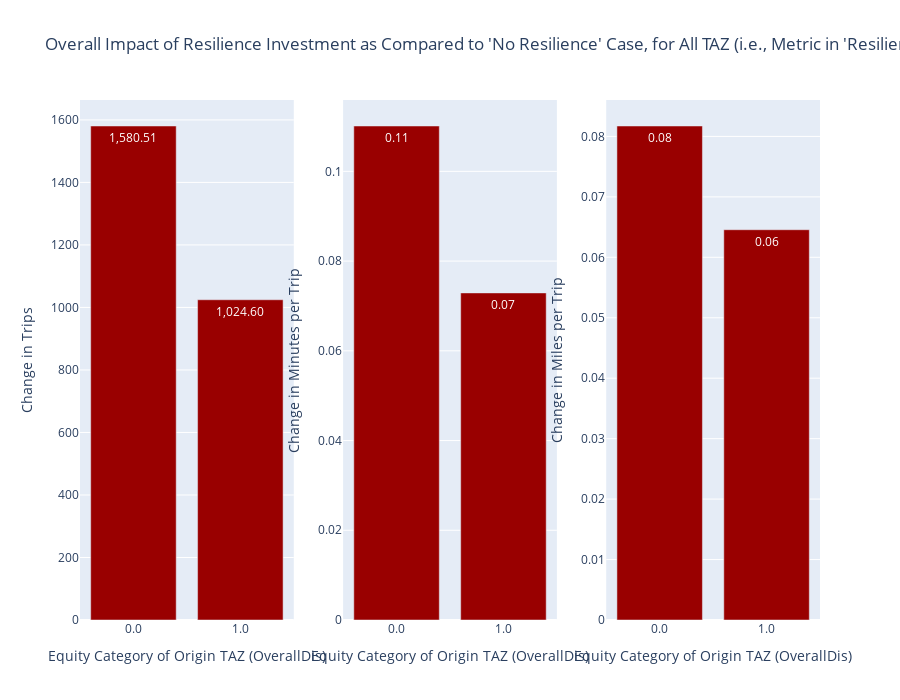

Notebook code cell kept with this figure:
### Markdown cell above
### Question 3: What is the projected impact of the resilience investment for this category?
##### Question 3A: What was the absolute impact (change in metric) across all TAZ?
- Variables: Overall impact of resilience investment on metrics (i.e., magnitude in the "resilience" case minus magnitude in the "no resilience" case)
    - `trips_delta_absolute`
    - `minutespertrip_delta_absolute`
    - `milespertrip_delta_absolute`

### Code cell
makebarcharts("delta_absolute")

### Figure 1 — Plotly figure (JSON) as saved in the notebook; plotly's stock layout.template omitted (floating-point values rounded to 4 significant figures)
{"data": [{"hovertemplate": "Equity Category of Origin TAZ (OverallDis): %{x:.1f}<br>Change in Trips: %{y:,.5}<br><extra></extra>", "marker": {"color": "#990000"}, "text": ["1,580.51", "1,024.60"], "type": "bar", "x": ["0.0", "1.0"], "xaxis": "x", "y": [1581.0, 1025.0], "yaxis": "y"}, {"hovertemplate": "Equity Category of Origin TAZ (OverallDis): %{x:.1f}<br>Change in Minutes per Trip: %{y:,.5}<br><extra></extra>", "marker": {"color": "#990000"}, "text": ["0.11", "0.07"], "type": "bar", "x": ["0.0", "1.0"], "xaxis": "x2", "y": [0.1101, 0.07291], "yaxis": "y2"}, {"hovertemplate": "Equity Category of Origin TAZ (OverallDis): %{x:.1f}<br>Change in Miles per Trip: %{y:,.5}<br><extra></extra>", "marker": {"color": "#990000"}, "text": ["0.08", "0.06"], "type": "bar", "x": ["0.0", "1.0"], "xaxis": "x3", "y": [0.08172, 0.06456], "yaxis": "y3"}], "layout": {"height": 700, "showlegend": false, "title": {"text": "Overall Impact of Resilience Investment as Compared to 'No Resilience' Case, for All TAZ (i.e., Metric in 'Resilience' Case Minus Metric in 'No Resilience' Case)"}, "xaxis": {"anchor": "y", "domain": [0, 0.2889], "title": {"text": "Equity Category of Origin TAZ (OverallDis)"}}, "xaxis2": {"anchor": "y2", "domain": [0.3556, 0.6444], "title": {"text": "Equity Category of Origin TAZ (OverallDis)"}}, "xaxis3": {"anchor": "y3", "domain": [0.7111, 1], "title": {"text": "Equity Category of Origin TAZ (OverallDis)"}}, "yaxis": {"anchor": "x", "domain": [0, 1], "title": {"text": "Change in Trips"}}, "yaxis2": {"anchor": "x2", "domain": [0, 1], "title": {"text": "Change in Minutes per Trip"}}, "yaxis3": {"anchor": "x3", "domain": [0, 1], "title": {"text": "Change in Miles per Trip"}}}}
